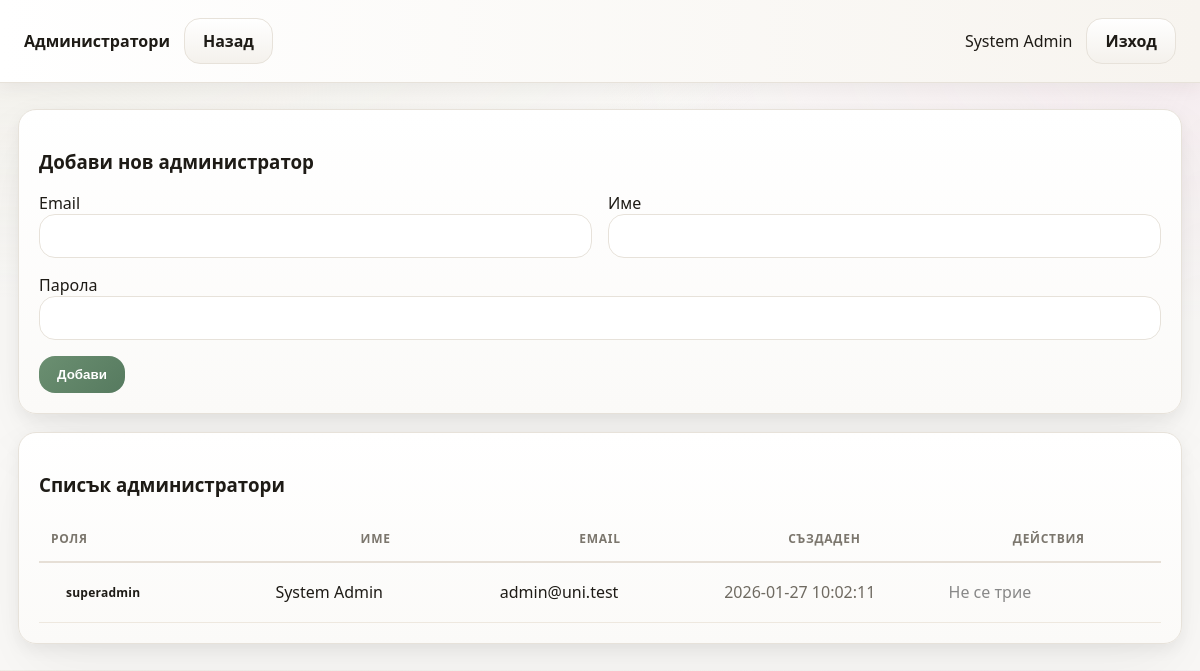
Page /admin/admins.php (signed in) on the committed database.
### tables this page shows
CREATE TABLE users (
  id INT AUTO_INCREMENT PRIMARY KEY,
  email VARCHAR(190) NOT NULL UNIQUE,
  pass_hash VARCHAR(255) NOT NULL,
  role ENUM('student','admin','superadmin') NOT NULL DEFAULT 'student',
  full_name VARCHAR(190) NOT NULL,
  created_at TIMESTAMP DEFAULT CURRENT_TIMESTAMP
);

### inc/auth.php (called while the page is built, shortened)
<?php
function current_user() {
  return $_SESSION['user'] ?? null;
}

### inc/helpers.php (called while the page is built, shortened)
<?php
function h($s){ return htmlspecialchars((string)$s, ENT_QUOTES, 'UTF-8'); }

### admin/admins.php (the view, shortened to what this page needs)
<?php
require_once __DIR__ . '/../inc/auth.php';
require_once __DIR__ . '/../inc/helpers.php';
$pdo = db();
$u = current_user();
$admins = $pdo->query("
  SELECT id, email, full_name, role, created_at
  FROM users
  WHERE role IN ('admin','superadmin')
  ORDER BY role DESC, created_at DESC
")->fetchAll();
?>
<!doctype html>
<html lang="bg">
<head>
  <link rel="stylesheet" href="/graduation/assets/styles.css">
</head>
<body>
<div class="topbar">
  <b>Администратори</b>
  <a class="btn" href="/graduation/admin/dashboard.php">Назад</a>
  <span style="margin-left:auto"><?=h($u['full_name'])?></span>
  <a class="btn" href="/graduation/api/auth_logout.php">Изход</a>
</div>
<div class="container">
  <div class="card">
    <h3>Добави нов администратор</h3>
    <form method="post" action="/graduation/api/admin_manage_admins.php" class="row">
      <div>
        <label>Email</label>
        <input name="email" required>
      </div>
      <div>
        <label>Име</label>
        <input name="full_name" required>
      </div>
      <div style="grid-column:1/-1">
        <label>Парола</label>
        <input type="password" name="password" required>
      </div>
      <div style="grid-column:1/-1">
        <button class="btn primary">Добави</button>
      </div>
    </form>
  </div>
  <div class="card">
    <h3>Списък администратори</h3>
    <table class="table">
      <thead>
        <tr>
          <th>Роля</th>
          <th>Име</th>
          <th>Email</th>
          <th>Създаден</th>
          <th>Действия</th>
        </tr>
      </thead>
      <tbody>
        <?php foreach($admins as $a): ?>
          <tr>
            <td>
              <?php if($a['role']==='superadmin'): ?>
                <span class="badge">superadmin</span>
              <?php else: ?>
                <span class="badge">admin</span>
              <?php endif; ?>
            </td>
            <td><?=h($a['full_name'])?></td>
            <td><?=h($a['email'])?></td>
            <td class="small"><?=h($a['created_at'])?></td>
            <td>
              <?php
                $isSelf = ((int)$a['id'] === (int)$u['id']);
                $isSuper = ($a['role'] === 'superadmin');
              ?>
              <?php if($isSuper): ?>
                <span class="small" style="color:#888">Не се трие</span>
              <?php elseif($isSelf): ?>
                <span class="small" style="color:#888">Това си ти</span>
              <?php endif; ?>
            </td>
          </tr>
        <?php endforeach; ?>
      </tbody>
    </table>
  </div>
</div>
</body>
</html>

### assets/styles.css (style rules this page uses)
:root { --bg:#faf9f7; --card:#ffffff; --border:#e7e2da; --text:#1e1b16; --muted:#6f6a61; --accent:#6b8f71; --accent-2:#7a1f3d; --accent-3:#b08968; --accent-4:#c08497; --radius:18px; font-family:system-ui,Segoe UI,Arial; }
body { margin:0; background: radial-gradient(800px 300px at 0% 0%,#f1efe9,transparent), radial-gradient(600px 260px at 100% 10%,#f5ecef,transparent), #faf9f7; color:var(--text); }
.topbar { display:flex; gap:14px; align-items:center; padding:18px 24px; background:linear-gradient(90deg,#ffffff,#f7f4ef); border-bottom:1px solid var(--border); box-shadow:0 4px 18px rgba(0,0,0,.06); }
.container { max-width:1200px; margin:26px auto; padding:0 18px; }
.card { background:linear-gradient(180deg,#ffffff,#fbfaf8); border:1px solid var(--border); border-radius:var(--radius); padding:20px; margin:18px 0; box-shadow: 0 6px 16px rgba(0,0,0,.06), 0 30px 70px rgba(0,0,0,.05); transition:all .2s ease; }
.table { width:100%; border-collapse:separate; border-spacing:0; min-width: 1000px; table-layout: fixed; }
.table th { font-size:12px; text-transform:uppercase; letter-spacing:.06em; color:#7b766d; padding:14px 12px; border-bottom:2px solid #e6dfd6; text-align:center; }
.table td { padding:14px 12px; border-bottom:1px solid #eee8df; }
.badge { display:inline-flex; align-items:center; padding:6px 14px; border-radius:999px; font-size:12px; font-weight:600; letter-spacing:.02em; border:1px solid transparent; }
.small { font-size:16px; color:var(--muted); }
.btn { display:inline-flex; align-items:center; gap:8px; padding:11px 18px; border-radius:16px; border:1px solid var(--border); background:linear-gradient(180deg,#ffffff,#f4f1ec); cursor:pointer; text-decoration:none; color:var(--text); font-weight:600; transition:all .15s ease; }
.btn.primary { background:linear-gradient(135deg,#6b8f71,#567a5f); color:#fff; border:none; }
input:not([type="checkbox"]), select, textarea { width:100%; box-sizing:border-box; padding:13px 16px; border-radius:16px; border:1px solid var(--border); background:#fff; font-size:14px; transition:all .15s ease; }
.row { display:grid; grid-template-columns:1fr 1fr; gap:16px; }
.table th:first-child, .table td:first-child { text-align: left; }
.card { overflow-x: auto; }

### rows in the picture
users: full_name "System Admin", role "superadmin", email "admin@uni.test", created_at "2026-01-27 10:02:11"
